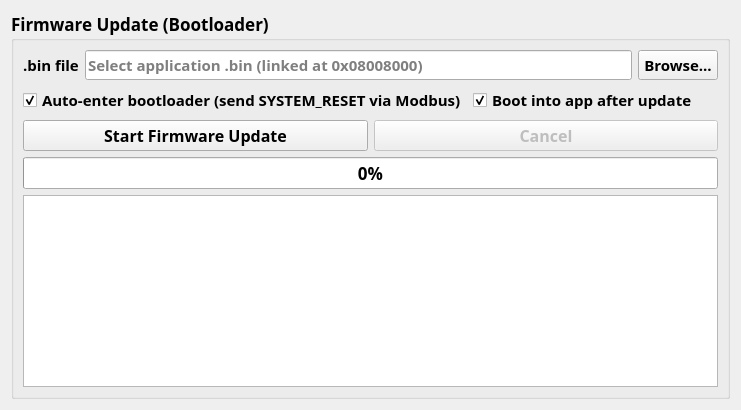
     <widget class="QWidget" name="tab_dev_firmware">
      <attribute name="title">
       <string>Firmware Update</string>
      </attribute>
      <layout class="QVBoxLayout" name="verticalLayout_tab_firmware">
       <item>
        <widget class="QGroupBox" name="groupBox_fw_update">
         <property name="font">
          <font>
           <family>Noto Sans KR</family>
           <pointsize>13</pointsize>
           <weight>75</weight>
           <bold>true</bold>
          </font>
         </property>
         <property name="title">
          <string>Firmware Update (Bootloader)</string>
         </property>
         <layout class="QVBoxLayout" name="verticalLayout_fw">
          <item>
           <layout class="QHBoxLayout" name="horizontalLayout_fw_file">
            <item>
             <widget class="QLabel" name="label_fw_path">
              <property name="font">
               <font>
                <family>Noto Sans KR</family>
                <pointsize>11</pointsize>
               </font>
              </property>
              <property name="text">
               <string>.bin file</string>
              </property>
             </widget>
            </item>
            <item>
             <widget class="QLineEdit" name="lineEdit_fw_path">
              <property name="font">
               <font>
                <family>Noto Sans KR</family>
                <pointsize>11</pointsize>
               </font>
              </property>
              <property name="placeholderText">
               <string>Select application .bin (linked at 0x08008000)</string>
              </property>
             </widget>
            </item>
            <item>
             <widget class="QPushButton" name="pushButton_fw_browse">
              <property name="font">
               <font>
                <family>Noto Sans KR</family>
                <pointsize>11</pointsize>
                <weight>75</weight>
                <bold>true</bold>
               </font>
              </property>
              <property name="text">
               <string>Browse...</string>
              </property>
             </widget>
            </item>
           </layout>
          </item>
          <item>
           <layout class="QHBoxLayout" name="horizontalLayout_fw_opts">
            <item>
             <widget class="QCheckBox" name="checkBox_fw_auto_reset">
              <property name="font">
               <font>
                <family>Noto Sans KR</family>
                <pointsize>11</pointsize>
               </font>
              </property>
              <property name="text">
               <string>Auto-enter bootloader (send SYSTEM_RESET via Modbus)</string>
              </property>
              <property name="checked">
               <bool>true</bool>
              </property>
             </widget>
            </item>
            <item>
             <widget class="QCheckBox" name="checkBox_fw_jump">
              <property name="font">
               <font>
                <family>Noto Sans KR</family>
                <pointsize>11</pointsize>
               </font>
              </property>
              <property name="text">
               <string>Boot into app after update</string>
              </property>
              <property name="checked">
               <bool>true</bool>
              </property>
             </widget>
            </item>
            <item>
             <spacer name="horizontalSpacer_fw">
              <property name="orientation">
               <enum>Qt::Horizontal</enum>
              </property>
              <property name="sizeHint" stdset="0">
               <size>
                <width>20</width>
                <height>20</height>
               </size>
              </property>
             </spacer>
            </item>
           </layout>
          </item>
          <item>
           <layout class="QHBoxLayout" name="horizontalLayout_fw_btns">
            <item>
             <widget class="QPushButton" name="pushButton_fw_start">
              <property name="font">
               <font>
                <family>Noto Sans KR</family>
                <pointsize>12</pointsize>
                <weight>75</weight>
                <bold>true</bold>
               </font>
              </property>
              <property name="text">
               <string>Start Firmware Update</string>
              </property>
             </widget>
            </item>
            <item>
             <widget class="QPushButton" name="pushButton_fw_cancel">
              <property name="font">
               <font>
                <family>Noto Sans KR</family>
                <pointsize>12</pointsize>
                <weight>75</weight>
                <bold>true</bold>
               </font>
              </property>
              <property name="text">
               <string>Cancel</string>
              </property>
              <property name="enabled">
               <bool>false</bool>
              </property>
             </widget>
            </item>
           </layout>
          </item>
          <item>
           <widget class="QProgressBar" name="progressBar_fw">
            <property name="value">
             <number>0</number>
            </property>
           </widget>
          </item>
          <item>
           <widget class="QTextEdit" name="textEdit_fw_log">
            <property name="minimumSize">
             <size>
              <width>0</width>
              <height>140</height>
             </size>
            </property>
            <property name="readOnly">
             <bool>true</bool>
            </property>
           </widget>
          </item>
         </layout>
        </widget>
       </item>
      </layout>
     </widget>
